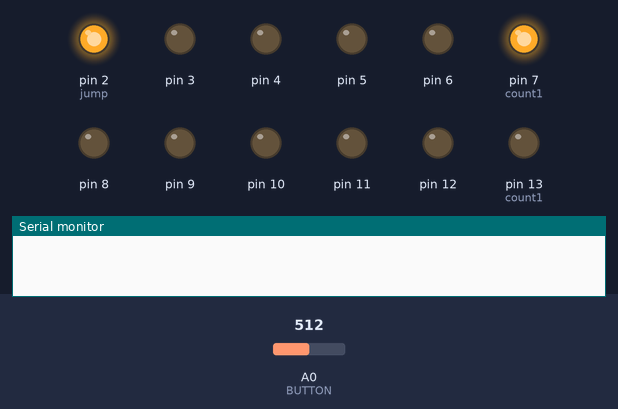
Bench run of a sketch on a simulated Arduino Uno, built with avr-gcc and run on an emulated ATmega328P. On the bench: output pins drawn as LEDs (lit = HIGH), the last lines printed to the serial monitor. The inputs (shaded band) are chosen by the test bench; at power-on: A0 (BUTTON) = 512. Random numbers use the default seed unless the sketch sets one.

Above: at 0.1 s.
At 1.8 s:
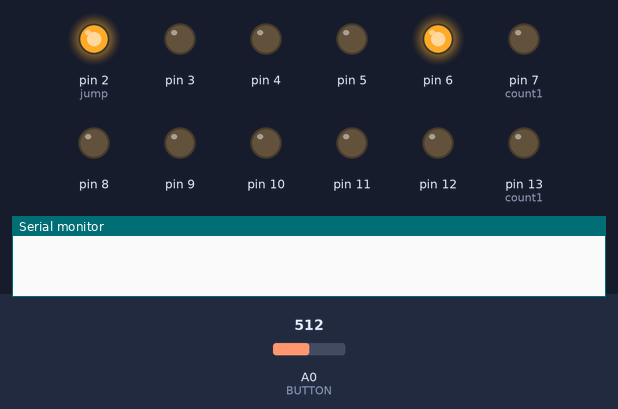
1.9 s: A0 (BUTTON) set to 986
At 5.4 s:
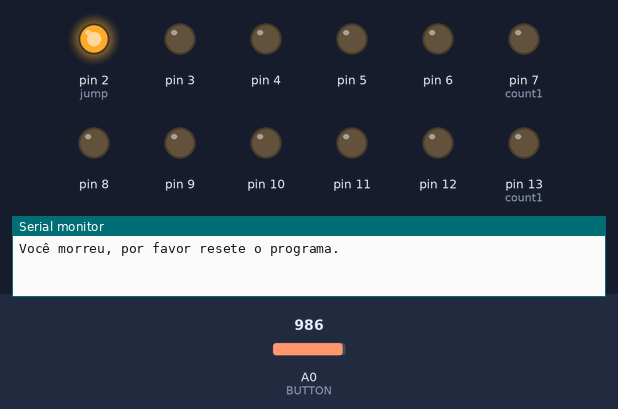
5.5 s: A0 (BUTTON) set to 1016
Timing chart, 0 to 8.5 s (numbered marks = the images above; inputs shaded):
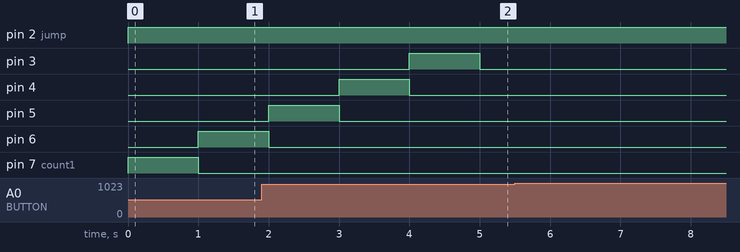

The sketch:

main.ino
```cpp
#define BUTTON A0
bool up = false;
int gameSpeed = 1000, count1 = 7, count2 = 0, jump = 2, buttonState = 0, cactus = 1;

void setup() {
  pinMode(2, OUTPUT);
  pinMode(3, OUTPUT);
  pinMode(4, OUTPUT);
  pinMode(5, OUTPUT);
  pinMode(6, OUTPUT);
  pinMode(7, OUTPUT);
  pinMode(8, OUTPUT);
  pinMode(9, OUTPUT);
  pinMode(10, OUTPUT);
  pinMode(11, OUTPUT);
  pinMode(12, OUTPUT);
  pinMode(13, OUTPUT);
  pinMode(BUTTON, INPUT);
  Serial.begin(9600);
}

void loop() {
  if(count2 == 6){        // Reinicia os cactos
    cactus = random(2);
    if(cactus == 0){
      count1 = 7;
    }else{
      count1 = 13;
    }
    count2 = 0;
    gameSpeed = 350 * random(1,3);  // Altera a velocidade do jogo
  }

  buttonState = analogRead(BUTTON);

  if(buttonState < 1000 && up == false){        // Verifica onde esta o jogador
    digitalWrite(jump,HIGH);
  }
  else if(buttonState > 1000 && up == false){
    digitalWrite(jump,LOW);
    jump += 6;
    digitalWrite(jump,HIGH);
    up = true;
  }
  else if(up == true){
    digitalWrite(jump,LOW);
    jump -= 6;
    digitalWrite(jump,HIGH);
    up = false;
  }

  if(count1 == 2){                                              // Verifica se o jogador morreu ou não
    if(digitalRead(count1) == HIGH){
      while(true){
        Serial.print("Você morreu, por favor resete o programa.\n");
        delay(60000);
      }
    }
  }else if(count1 == 8){
    if(digitalRead(count1) == HIGH){
      while(true){
        Serial.print("Você morreu, por favor resete o programa.\n");
        delay(60000);
      }
    }
  }

  digitalWrite(count1,HIGH);  // Desenha o cacto
  delay(gameSpeed);           // Velocidade das luzes
  digitalWrite(count1,LOW);   // Apaga o cacto

  count1--;
  count2++;
}
//Escrito por: Vitor Silva Reis
```

Measured:
- after the input at 5.5 s, every drawn part: stays the same
